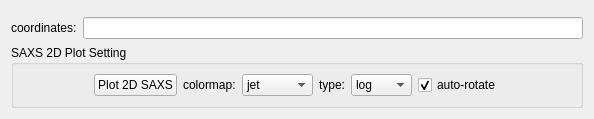
          <widget class="QWidget" name="tab1_1">
           <attribute name="title">
            <string>SAXS-2D</string>
           </attribute>
           <layout class="QGridLayout" name="gridLayout_26">
            <item row="2" column="0">
             <widget class="QGroupBox" name="groupBox_3">
              <property name="sizePolicy">
               <sizepolicy hsizetype="Expanding" vsizetype="Preferred">
                <horstretch>0</horstretch>
                <verstretch>0</verstretch>
               </sizepolicy>
              </property>
              <property name="minimumSize">
               <size>
                <width>0</width>
                <height>0</height>
               </size>
              </property>
              <property name="title">
               <string>SAXS 2D Plot Setting</string>
              </property>
              <layout class="QGridLayout" name="gridLayout_3">
               <item row="0" column="0">
                <spacer name="horizontalSpacer_4">
                 <property name="orientation">
                  <enum>Qt::Horizontal</enum>
                 </property>
                 <property name="sizeHint" stdset="0">
                  <size>
                   <width>40</width>
                   <height>20</height>
                  </size>
                 </property>
                </spacer>
               </item>
               <item row="0" column="1">
                  <widget class="QPushButton" name="pushButton_5">
                   <property name="minimumSize">
                    <size>
                     <width>0</width>
                     <height>0</height>
                    </size>
                   </property>
                   <property name="text">
                    <string>Plot 2D SAXS</string>
                   </property>
                  </widget>
                 </item>
               <item row="0" column="2">
                  <widget class="QLabel" name="label_13">
                   <property name="text">
                    <string>colormap:</string>
                   </property>
                  </widget>
                 </item>
               <item row="0" column="3">
                  <widget class="QComboBox" name="cb_saxs2D_cmap">
                   <item>
                    <property name="text">
                     <string>jet</string>
                    </property>
                   </item>
                   <item>
                    <property name="text">
                     <string>hot</string>
                    </property>
                   </item>
                   <item>
                    <property name="text">
                     <string>plasma</string>
                    </property>
                   </item>
                   <item>
                    <property name="text">
                     <string>viridis</string>
                    </property>
                   </item>
                   <item>
                    <property name="text">
                     <string>magma</string>
                    </property>
                   </item>
                   <item>
                    <property name="text">
                     <string>gray</string>
                    </property>
                   </item>
                  </widget>
                 </item>
               <item row="0" column="4">
                  <widget class="QLabel" name="label_12">
                   <property name="text">
                    <string>type:</string>
                   </property>
                  </widget>
                 </item>
               <item row="0" column="5">
                  <widget class="QComboBox" name="cb_saxs2D_type">
                   <item>
                    <property name="text">
                     <string>log</string>
                    </property>
                   </item>
                   <item>
                    <property name="text">
                     <string>linear</string>
                    </property>
                   </item>
                  </widget>
                 </item>
               <item row="0" column="6">
                  <widget class="QCheckBox" name="saxs2d_autorotate">
                   <property name="text">
                    <string>auto-rotate</string>
                   </property>
                   <property name="checked">
                    <bool>true</bool>
                   </property>
                  </widget>
                 </item>
               <item row="0" column="7">
                <spacer name="horizontalSpacer_3">
                 <property name="orientation">
                  <enum>Qt::Horizontal</enum>
                 </property>
                 <property name="sizeHint" stdset="0">
                  <size>
                   <width>40</width>
                   <height>20</height>
                  </size>
                 </property>
                </spacer>
               </item>
              </layout>
             </widget>
            </item>
            <item row="1" column="0">
             <layout class="QHBoxLayout" name="horizontalLayout_4">
              <item>
               <widget class="QLabel" name="label_38">
                <property name="text">
                 <string>coordinates:</string>
                </property>
               </widget>
              </item>
              <item>
               <widget class="QLineEdit" name="saxs2d_display">
                <property name="minimumSize">
                 <size>
                  <width>500</width>
                  <height>0</height>
                 </size>
                </property>
                <property name="acceptDrops">
                 <bool>false</bool>
                </property>
                <property name="readOnly">
                 <bool>true</bool>
                </property>
               </widget>
              </item>
           </layout>
            </item>
            <item row="0" column="0">
             <widget class="ImageViewDev" name="pg_saxs" native="true">
              <property name="sizePolicy">
               <sizepolicy hsizetype="Expanding" vsizetype="Expanding">
                <horstretch>0</horstretch>
                <verstretch>0</verstretch>
               </sizepolicy>
              </property>
          </widget>
            </item>
           </layout>
          </widget>
